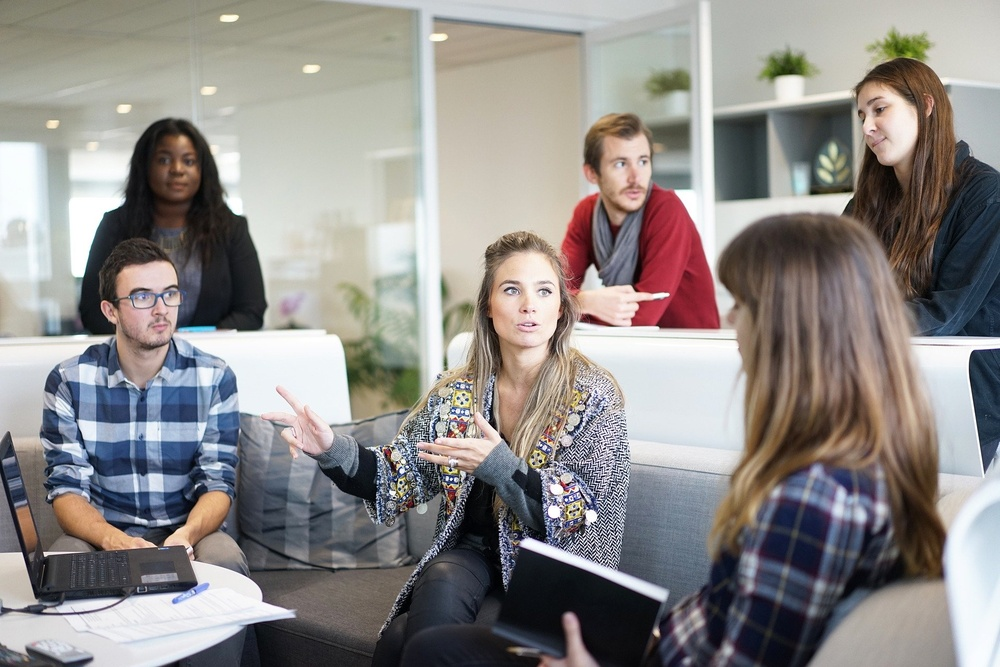
#> input picture 3. Machine Learning e Data Science com Python de A à Z/notebooks_aulas/Parte 5 - Tópicos complementares/dados/workplace-1245776_1920.jpg, 1000 x 667 px, shrunk from 1920 x 1280 before the run, found by its file name
$ jupyter execute '5.07 - Visão Computacional.ipynb'
#> lines starting #> are read from the running program, lines starting #| are printed output that depends on the picture; after the words box and inside, x2 and y2 are one past the last pixel; in counts of white or black regions, pixels touching at a corner belong together
# Visão Computacional

## Detecção de faces

[cell 1]
import cv2   # OpenCV

[cell 2]
imagem = cv2.imread('dados\workplace-1245776_1920.jpg')
#> imagem is the input picture: shape (667, 1000, 3); mean B, G, R 136.9, 139, 142.8

[cell 3]
#cv2.imshow('',imagem)

# temos 6 pessoas, queremos detectar as faces

Já foi realizado o treinamento, assim utilizaremos um arquivo xml com o modelo

[cell 4]
detector_face = cv2.CascadeClassifier('dados\haarcascade_frontalface_default.xml')

Vamos converter a imagem em escala de cinza (apenas um canal de cor)

[cell 5]
imagem_cinza = cv2.cvtColor(imagem, cv2.COLOR_BGR2GRAY)
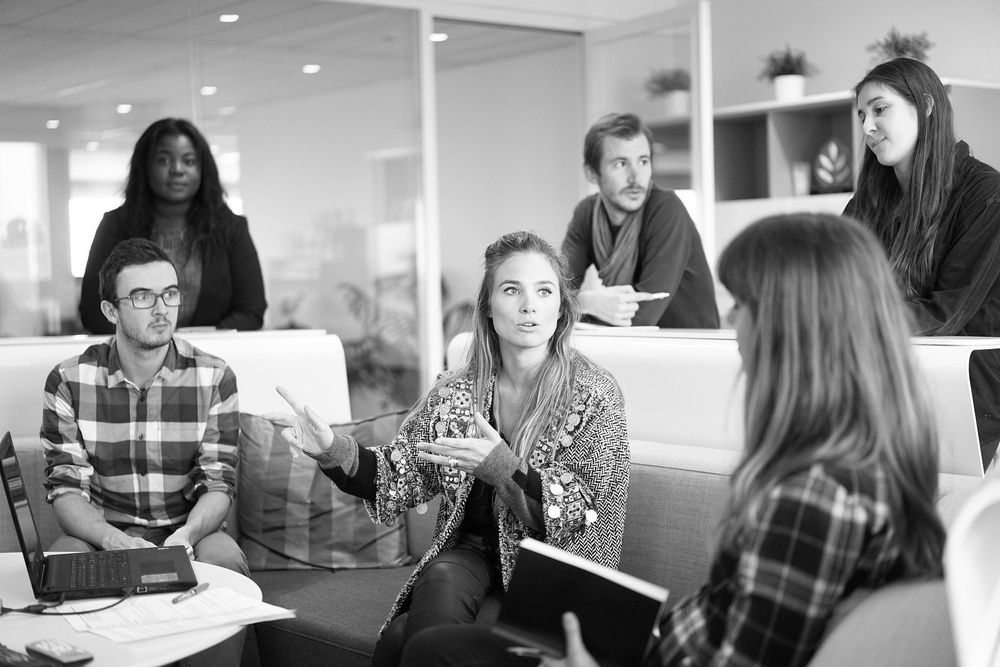
#> imagem_cinza: shape (667, 1000); min 0, max 255, mean 139.9

Aplicar o detector

[cell 6]
deteccoes = detector_face.detectMultiScale(imagem_cinza, scaleFactor=1.3, minSize=(30,30))
#> deteccoes = [[148, 137, 59, 59], [598, 137, 68, 68], [483, 256, 89, 89], [119, 264, 77, 77]]

[cell 7]
deteccoes  # matriz com 5 posições (identificou 5 faces)
#> Out has the same summary as deteccoes

[cell 8]
for (x, y, l, a) in deteccoes:
    cv2.rectangle(imagem, (x, y), (x+l, y+a), (0,255,0), 2)
#> this loop made 4 passes
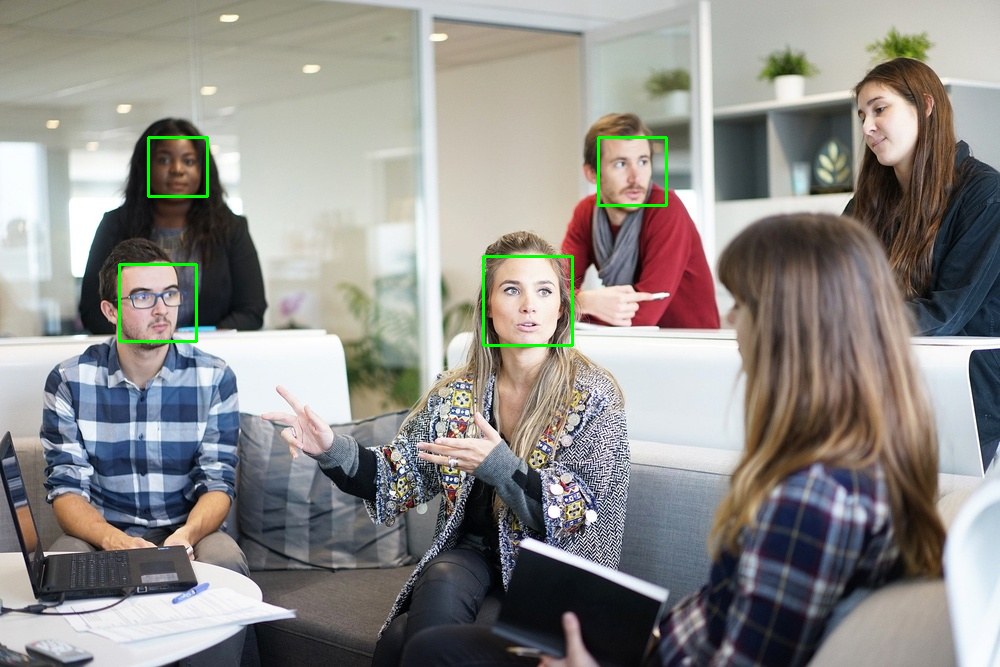
#> imagem: shape (667, 1000, 3); 0.52% of pixels changed, all inside (x1, y1, x2, y2) = (118, 136, 668, 347)

[cell 9]
cv2.imwrite('imagem_final.png', imagem)
#> Out = True

### EXERCÍCIO - Detecção do corpo

[cell 10]
imagem  = cv2.imread('dados\pessoas.jpg')  # 9 pessoas
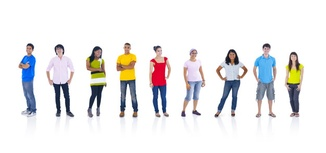
#> input picture 3. Machine Learning e Data Science com Python de A à Z/notebooks_aulas/Parte 5 - Tópicos complementares/dados/pessoas.jpg, 326 x 153 px, shrunk from 626 x 294 before the run, found by its file name
#> imagem is the input picture: shape (153, 326, 3); mean B, G, R 234.2, 233.9, 234.8
detector_corpo = cv2.CascadeClassifier('dados/fullbody.xml')
imagem_cinza = cv2.cvtColor(imagem, cv2.COLOR_BGR2GRAY)
deteccoes = detector_corpo.detectMultiScale(imagem_cinza, scaleFactor=1.1, minSize=(50,50))
print(len(deteccoes))   # 8 corpos (máximo que consegui)

for (x, y, l, a) in deteccoes:
    cv2.rectangle(imagem, (x, y), (x+l, y+a), (0,255,0), 2)

cv2.imwrite('imagem_final_EX.png', imagem)
